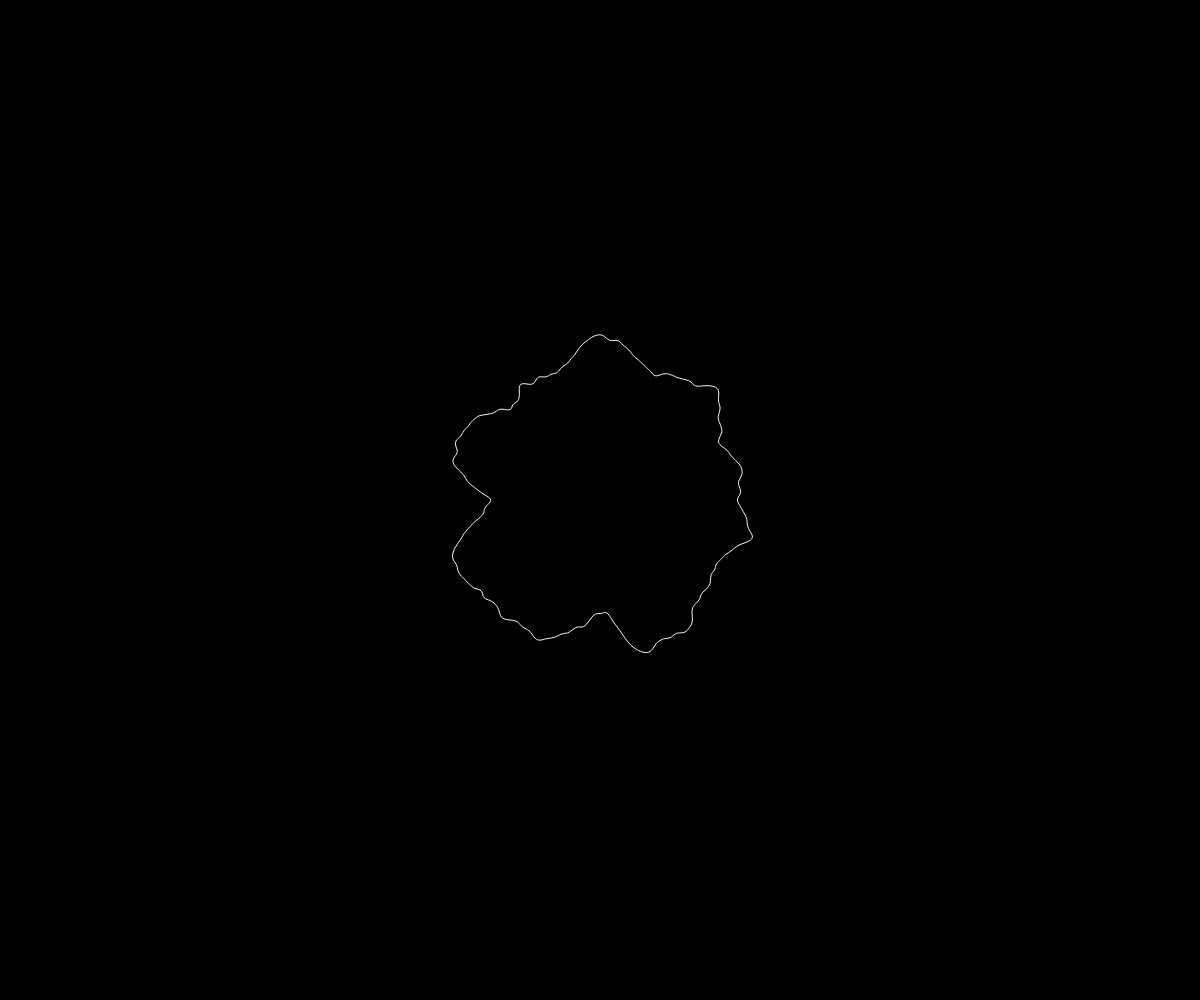
Frame 1 (no input)
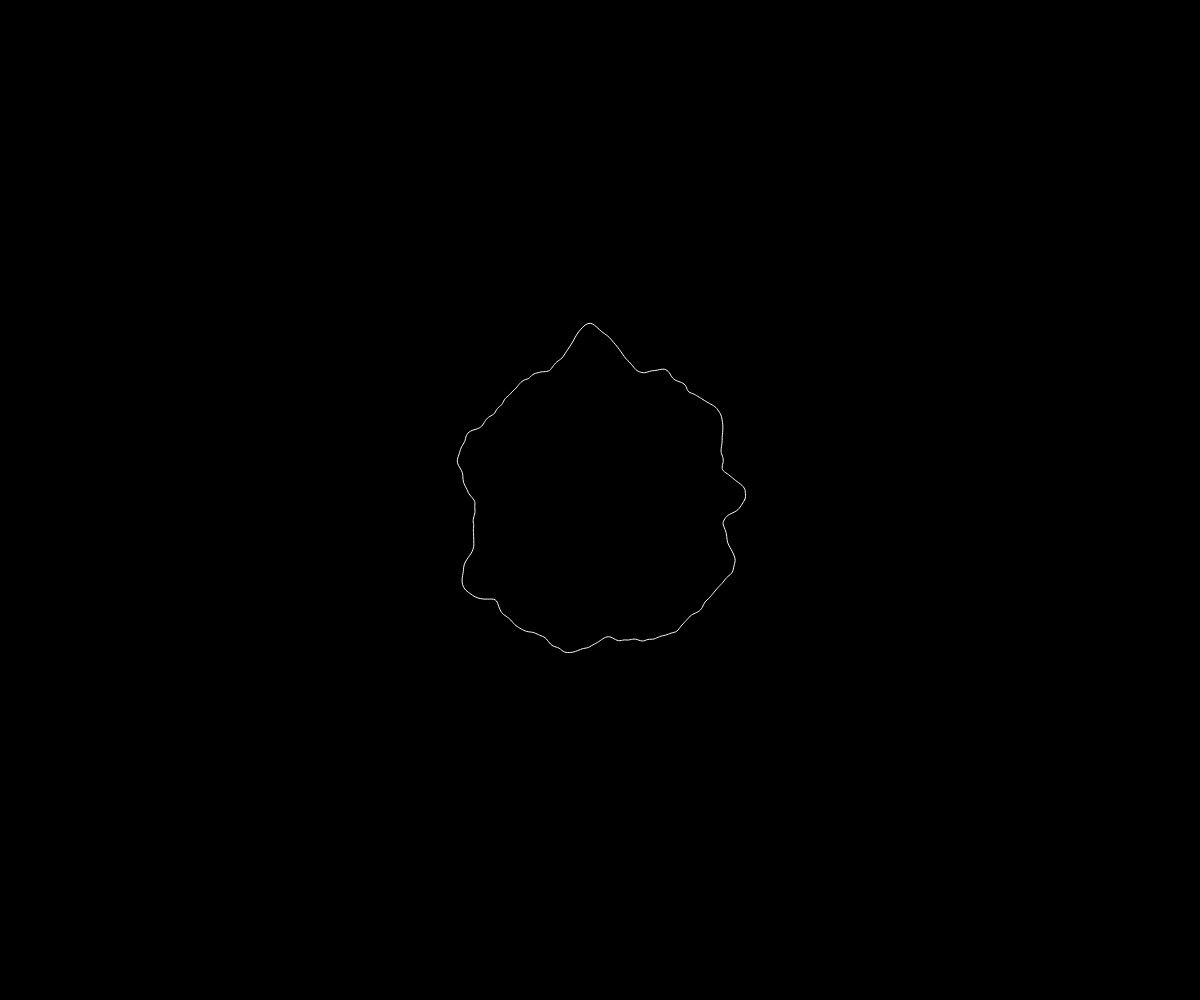
Frame 60 (no input)
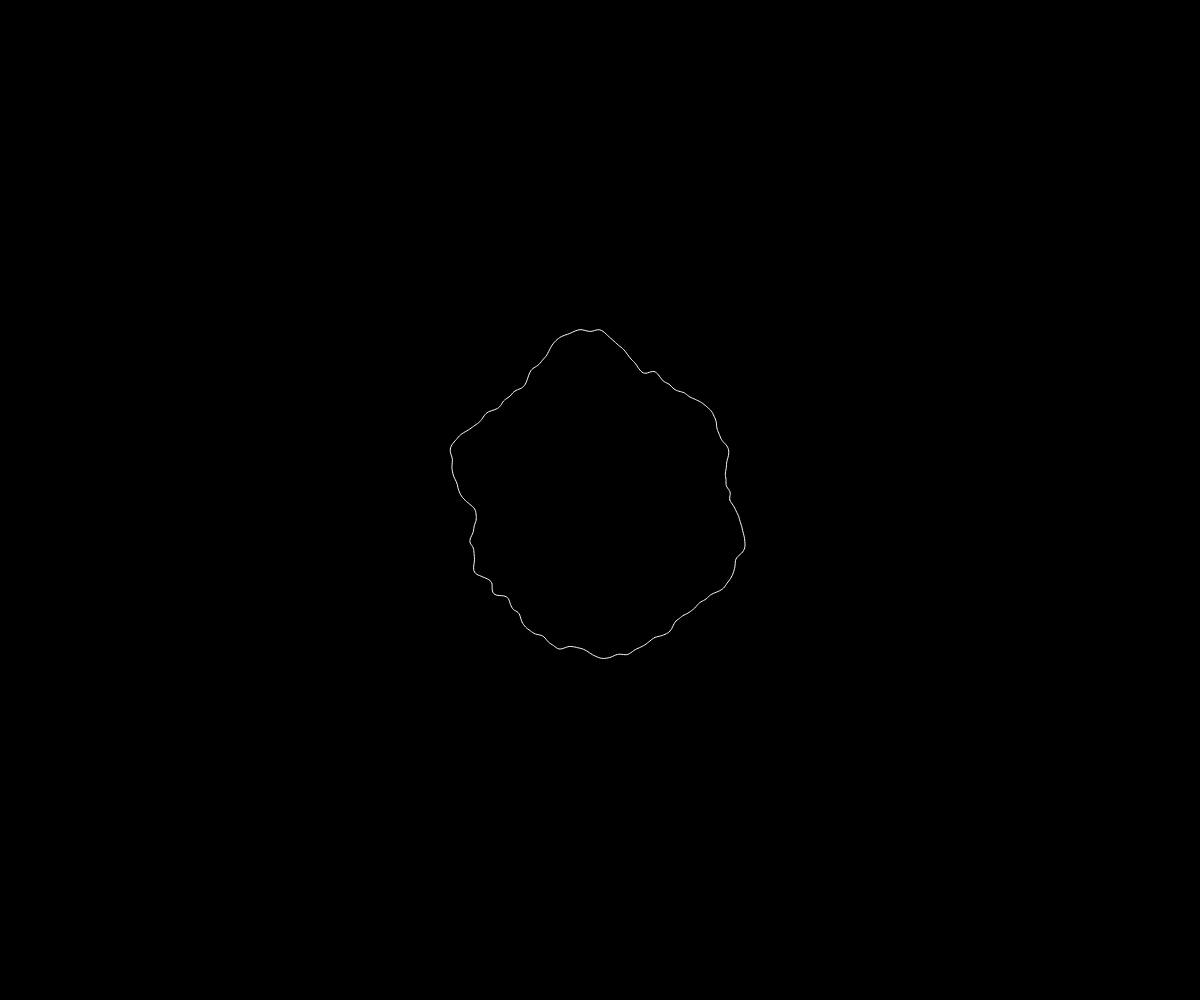
Frame 120 (the mouse pressed at the canvas centre since frame 60)

The p5.js sketch that drew these frames (run headless with seeded random() and noise() and a simulated clock; from frame 60 on, the mouse is pressed at the canvas centre):

// p5.js sketch
// ── sketch.js
let noiseMax = 4;
let phase = 0;
let zoff = 0;


function setup() {
  createCanvas(windowWidth, windowHeight);
}

function draw() {
  background(0);
  translate (width/2, height/2);
  stroke(255);
  noFill();
  beginShape();
  for (let a=0; a < TWO_PI; a+=0.01) {
    let xoff = map(cos(a + phase), -1,1,0,noiseMax);
    let yoff = map(sin(a + phase), -1,1,0,noiseMax);
    let r = map(noise(xoff, yoff,zoff), 0, 1, 100, 200);
    let x = r * cos(a);
    let y = r * sin(a);
    vertex(x,y);
  }
  endShape(CLOSE);
  
  zoff += 0.01;
  
  phase += 0.001;
}
